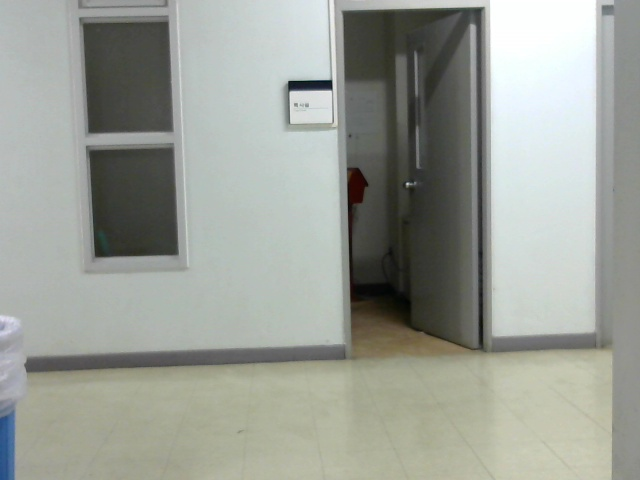
//> input picture whereAmI/OH/idx43_camera3.jpg, 640 x 480 px
$ ./line___slant_correction   (built with g++ and OpenCV 4)
//> lines starting //> are read from the running program, lines starting //| are printed output that depends on the picture; after the words box and inside, x2 and y2 are one past the last pixel; in counts of white or black regions, pixels touching at a corner belong together
#include <opencv.hpp>
#include <opencv2\opencv.hpp>

#define arraySize 10000

using namespace cv;
using namespace std;

void hough_transform(Mat& im, Mat& orig, Mat gray, double* skew);
Mat preprocess1(Mat& im);
Mat preprocess2(Mat& im);
Mat rot(Mat& im, double thetaRad);
string src = "OH\\idx43_camera3.jpg";

void hough_transform(Mat& im, Mat& orig, Mat gray, double* skew)
{
	double max_r = sqrt(pow(.5*im.cols, 2) + pow(.5*im.rows, 2));
	int angleBins = 180;
	Mat acc = Mat::zeros(Size(2 * max_r, angleBins), CV_32SC1);
	int cenx = im.cols / 2;
	int ceny = im.rows / 2;
	Mat vert, hori;
	orig.copyTo(vert);
	orig.copyTo(hori);

	*skew = 0.;

	for (int x = 1; x < im.cols - 1; x++)
	{
		for (int y = 1; y < im.rows - 1; y++)
		{
			if (im.at<uchar>(y, x) == 255)		// edge 검출
			{
				for (int t = 0; t < angleBins; t++)
				{
					double r = (x - cenx)*cos((double)t / angleBins*CV_PI) + (y - ceny)*sin((double)t / angleBins*CV_PI);
					r += max_r;
					acc.at<int>(t, int(r))++;
				}
			}
		}
	}
	Mat thresh;
	normalize(acc, acc, 255, 0, NORM_MINMAX);
	convertScaleAbs(acc, acc);

	Point maxLoc, minLoc;
	minMaxLoc(acc, 0, 0, &minLoc, &maxLoc);	// 가장 뚜렷한 직선값

	cout << "minLoc(x, y) : " << minLoc.x << ", " << minLoc.y << endl;
	cout << "maxLoc(x, y) : " << maxLoc.x << ", " << maxLoc.y << endl;
	double theta = (double)maxLoc.y / angleBins*CV_PI;	// 영상 센터 좌표의 y축을 기준으로 한 각도
	cout << "theta : " << theta << endl;
	//double rho = maxLoc.x - max_r;		// 원점~영상 센터 좌표까지의 거리
	double rho = -maxLoc.x + max_r;		// 원점~영상 센터 좌표까지의 거리

	cout << "rho : " << rho << endl;
	printf("abs(sin(theta)) : %f\n", abs(sin(theta)));
	printf("abs(cos(theta)) : %f\n", abs(cos(theta)));

	cout << "abs(sin(theta)) : " << abs(sin(theta)) << endl;
	cout << "abs(cos(theta)) : " << abs(cos(theta)) << endl;
	Mat revisedImg, w_thres, b_thres, add, canny, rgb_canny, dst;
	vector<Vec4i> lines;
	Point center;

	double vertGrad[arraySize] = { 0.0 }, horiGrad[arraySize] = { 0.0 };
	double vertFrag[arraySize] = { 0.0 }, horiFrag[arraySize] = { 0.0 };
	int vertCount = 0, horiCount = 0;
	double vertGAVG = 0., vertFAVG = 0., horiGAVG = 0., horiFAVG = 0.;
	double vertSkewangle = 0., horiSkewangle = 0.;


	// 선 굵기가 얇아서 짧게 나온다.
	threshold(gray, w_thres, 120, 255, 0);
	inRange(gray, Scalar::all(0), Scalar::all(20), b_thres);

	add = b_thres + w_thres;
	Canny(add, canny, 50, 150, 3);

	cvtColor(canny, rgb_canny, CV_GRAY2BGR);

	HoughLinesP(canny, lines, 1, CV_PI / 180, 30, 10, 30);

	for (size_t i = 0; i < lines.size(); i++)
	{
		Vec4d I = lines[i];
		center = Point(I[2], I[3]) - Point(I[0], I[1]);
		double rad = atan2(center.x, center.y);
		double degree = (rad * 180) / CV_PI;
		//printf("degree:%f\n", degree);
		double a, b;

		if (degree >0 && degree < 10){	// 수직(y축)에 가까운 선 검출
			// 검출되는 모든 직선의 기울기를 구한후, 평균내기
			//cout << "detecting vertical" << endl;
			//기울기(a) 구하기
			//a = (I[3] - I[1]) / (I[2] - I[0]);
			//y절편(b) 구하기	y = ax + b
			b = I[1] - I[0] * degree;
			vertGrad[vertCount] = degree;
			//if (b < -225 && b > -355)
			vertFrag[vertCount++] = b;
			line(rgb_canny, Point(I[0], I[1]), Point(I[2], I[3]), Scalar(0, 0, 255), 1);

		}
		else if (degree>170 && degree < 180){
			degree = degree - 180;
			b = I[1] - I[0] * degree;
			if (degree >-10 && degree < 0) vertGrad[vertCount] = degree;
			//if (b < -225 && b > -355)
			vertFrag[vertCount++] = b;
			line(rgb_canny, Point(I[0], I[1]), Point(I[2], I[3]), Scalar(0, 0, 255), 1);

		}
		else if (degree > 80 && degree < 90) // 수평 (x축)에 가까운 선 검출
		{
			//cout << "detecting horizontal" << endl;
			//기울기(a) 구하기
			//a = (I[3] - I[1]) / (I[2] - I[0]);
			//y절편(b) 구하기	y = ax + b
			b = I[1] - I[0] * degree;
			horiGrad[horiCount] = degree;
			horiFrag[horiCount++] = b;
			line(rgb_canny, Point(I[0], I[1]), Point(I[2], I[3]), Scalar(0, 0, 255), 1);

		}
		else if (degree >90 && degree < 110){
			degree = degree - 180;
			b = I[1] - I[0] * degree;
			if (degree > -90 && degree < -80) horiGrad[horiCount] = degree;
			horiFrag[horiCount++] = b;
			line(rgb_canny, Point(I[0], I[1]), Point(I[2], I[3]), Scalar(0, 0, 255), 1);

		}
	}


	for (int j = 0; j < vertCount; j++)
	{
		vertGAVG += vertGrad[j];
		vertFAVG += vertFrag[j];
	}
	for (int j = 0; j < horiCount; j++)
	{
		horiGAVG += horiGrad[j];
		horiFAVG += horiFrag[j];
	}
	if (vertCount != 0.){
		vertGAVG /= vertCount;
		vertFAVG /= vertCount;

	}
	if (horiCount != 0.){
		horiGAVG /= horiCount;
		horiFAVG /= horiCount;
	}
	cout << "수직선 평균 기울기 : " << vertGAVG << endl;
	cout << "수평선 평균 기울기 : " << horiGAVG << endl;

	if (abs(sin(theta)) < 0.000001)//check vertical    <0.000001
	{
		cout << "complete vertical line" << endl;
		cout << abs(sin(theta)) << endl;
		cout << abs(cos(theta)) << endl;
		//when vertical, line equation becomes
		//x = rho
		double m = -cos(theta) / sin(theta);
		double b = rho / sin(theta) + im.rows / 2. - m*im.cols / 2.;
		Point2d p1 = Point2d(rho + im.cols / 2, 0);
		Point2d p2 = Point2d(rho + im.cols / 2, im.rows);
		line(orig, p1, p2, Scalar(0, 0, 255), 1);
		double skewangle;
		skewangle = p1.x - p2.x > 0 ? (atan2(p1.y - p2.y, p1.x - p2.x)*180. / CV_PI) : (atan2(p2.y - p1.y, p2.x - p1.x)*180. / CV_PI);
		*skew = skewangle;
		cout << "skew angle " << skewangle << endl;
		// [8 lines of commented-out code are left out]
	}
	//if ((vertGAVG > 0 && vertGAVG < 20) || (vertGAVG>160 && vertGAVG < 180)){


	if ((vertGAVG > -10 && vertGAVG < 0) || (vertGAVG> 0 && vertGAVG < 10)){

		cout << "detecting vertical : 기울기 = " << vertGAVG << endl;
		Point2d p1 = Point2d(0, vertFAVG);
		Point2d p2 = Point2d(im.cols, im.cols*vertGAVG + vertFAVG);
		line(vert, p1, p2, Scalar(0, 0, 255), 1);

		vertSkewangle = p1.y - p2.y>0 ? (atan2(p1.y - p2.y, p1.x - p2.x)*180. / CV_PI) : (atan2(p2.y - p1.y, p2.x - p1.x)*180. / CV_PI);	// 세로선
		*skew = -vertGAVG;
		cout << "vertical skew angle " << vertSkewangle << endl;
		//imshow("vertical line", vert);
	}

	else{
		*skew = 0;
	}

	//if ((horiGAVG > 70 && horiGAVG < 90) || (horiGAVG >90 && horiGAVG < 110)) // 수평 (x축)에 가까운 선 검출
	if (((horiGAVG > 40 && horiGAVG < 90) || (horiGAVG >-90 && horiGAVG < -40)) || ((horiGAVG > 0 && horiGAVG < 20) || (horiGAVG >-20 && horiGAVG < 0))) // 수평 (x축)에 가까운 선 검출
	{

		if (horiGAVG > 0) horiGAVG = 90 - horiGAVG;
		else horiGAVG = 90 + horiGAVG;
		cout << "detecting horizontal : 기울기 = " << horiGAVG << endl;
		Point2d p1 = Point2d(0, horiFAVG);
		Point2d p2 = Point2d(im.cols, im.cols*horiGAVG + horiFAVG);
		line(hori, p1, p2, Scalar(0, 0, 255), 1);
		horiSkewangle = p1.x - p2.x > 0 ? (atan2(p1.y - p2.y, p1.x - p2.x)*180. / CV_PI) : (atan2(p2.y - p1.y, p2.x - p1.x)*180. / CV_PI);	// 세로선
		//*skew = -horiGAVG;
		horiSkewangle = 90 - horiSkewangle;
		horiSkewangle = abs(horiSkewangle) < horiGAVG ? horiSkewangle : horiGAVG;
		*skew = horiSkewangle;
		cout << "horizontal skew angle " << horiSkewangle << endl;
		//imshow("horizontal line", hori);

	}
	else{
		*skew = 0;
	}
	// [17 lines of commented-out code are left out]


	if (horiSkewangle != 0. && vertGAVG != 0. && (horiSkewangle <10. && horiSkewangle >1.)) {
		if (vertGAVG > -2. && vertGAVG < 2.)
			*skew = -vertGAVG;
		else
			*skew = abs(vertGAVG) > abs(horiSkewangle) ? -vertGAVG : horiSkewangle;
	}
	else if (horiSkewangle != 0. && vertGAVG != 0. && (horiSkewangle <1. && horiSkewangle >0.)) *skew = abs(vertGAVG) < abs(horiSkewangle) ? -vertGAVG : horiSkewangle;
	else if (horiSkewangle != 0. && vertGAVG != 0. && (horiSkewangle >10.)) *skew = abs(vertGAVG) > abs(horiGAVG) ? -vertGAVG : horiSkewangle;
	else if (horiSkewangle == 0)	*skew = -vertGAVG;
	else if (vertGAVG == 0) *skew = horiSkewangle;
	else if (horiSkewangle == 0 && vertGAVG == 0)	*skew = 0.;

	if ((vertSkewangle < 10. && vertSkewangle >0.) && (horiSkewangle <10. && horiSkewangle >0.))
		*skew = vertSkewangle > horiSkewangle ? -vertSkewangle : horiSkewangle;

	//*skew = vertGAVG;
	cout << "skew angle" << *skew << endl;

	imshow("orig", orig);
	imshow("canny", rgb_canny);
}

// [24 lines left out: function preprocess1, not called in this run]

Mat preprocess2(Mat& im)
{
	// 1) assume white on black and does local thresholding
	// 2) only allow voting top is white and buttom is black(buttom text line)
	Mat thresh;
	//thresh=255-im;
	thresh = im.clone();
	adaptiveThreshold(thresh, thresh, 255, CV_ADAPTIVE_THRESH_GAUSSIAN_C, THRESH_BINARY, 15, -2);
	Mat ret = Mat::zeros(im.size(), CV_8UC1);
	for (int x = 1; x < thresh.cols - 1; x++)
	{
		for (int y = 1; y < thresh.rows - 1; y++)
		{
			bool toprowblack = thresh.at<uchar>(y - 1, x) == 0 || thresh.at<uchar>(y - 1, x - 1) == 0 || thresh.at<uchar>(y - 1, x + 1) == 0;
			bool belowrowblack = thresh.at<uchar>(y + 1, x) == 0 || thresh.at<uchar>(y + 1, x - 1) == 0 || thresh.at<uchar>(y + 1, x + 1) == 0;

			uchar pix = thresh.at<uchar>(y, x);
			if ((!toprowblack && pix == 255 && belowrowblack))
			{
				ret.at<uchar>(y, x) = 255;
			}
		}
	}
	return ret;
}
Mat rot(Mat& im, double thetaRad)
{
	cv::Mat rotated;
	double rskew = thetaRad* CV_PI / 180;
	double nw = abs(sin(thetaRad))*im.rows + abs(cos(thetaRad))*im.cols;
	double nh = abs(cos(thetaRad))*im.rows + abs(sin(thetaRad))*im.cols;
	cv::Mat rot_mat = cv::getRotationMatrix2D(Point2d(nw*.5, nh*.5), thetaRad * 180 / CV_PI, 1);
	Mat pos = Mat::zeros(Size(1, 3), CV_64FC1);
	pos.at<double>(0) = (nw - im.cols)*.5;
	pos.at<double>(1) = (nh - im.rows)*.5;
	Mat res = rot_mat*pos;
	rot_mat.at<double>(0, 2) += res.at<double>(0);
	rot_mat.at<double>(1, 2) += res.at<double>(1);
	cv::warpAffine(im, rotated, rot_mat, Size(nw, nh), cv::INTER_LANCZOS4);
	return rotated;
}

int main(int argc, char** argv)
{

	Mat im = imread(src);
//> im is the input picture: 480 rows x 640 cols, CV_8UC3; mean B, G, R 151.2, 158.8, 154.8
	Mat gray;
	cvtColor(im, gray, CV_BGR2GRAY);

	Mat preprocessed = preprocess2(gray);
//> in preprocess2, `adaptiveThreshold(thresh, thresh, 255, CV_ADAPTIVE_THRESH_GAUSSIAN_C, ..`:
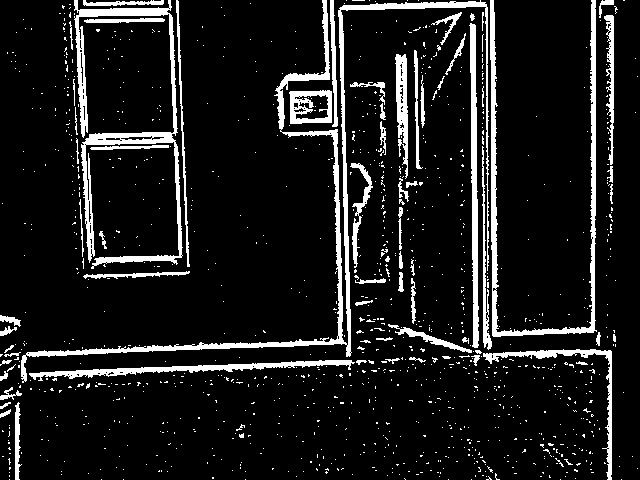
//> thresh: 480 rows x 640 cols, CV_8UC1; 10.6% white; 1151 white regions (1081 under 20 px), largest, box (x1, y1, x2, y2) and area: (21, 0, 489, 383) 6456, (74, 0, 183, 269) 4505, (490, 0, 597, 337) 3754
	//imshow("preprocessed2", preprocessed);
	double skew;
	hough_transform(preprocessed, im, gray, &skew);
//> after the loop in hough_transform, `for (int x = 1; x < im.cols - 1; x++)`:
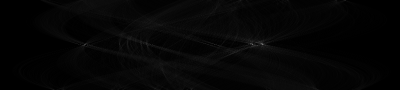
//> acc: 180 rows x 800 cols, CV_32SC1 (shown at 1/2 size); min 0, max 218, mean 5.1
//> in hough_transform, `minMaxLoc(acc, 0, 0, &minLoc, &maxLoc);`: minLoc = Point(0, 0); maxLoc = Point(504, 88)
//| minLoc(x, y) : 0, 0
//| maxLoc(x, y) : 504, 88
//> in hough_transform, `double theta = (double)maxLoc.y / angleBins*CV_PI;`: theta = 1.54
//| theta : 1.53589
//> in hough_transform, `double rho = -maxLoc.x + max_r;`: rho = -104
//| rho : -104
//| abs(sin(theta)) : 0.999391
//| abs(cos(theta)) : 0.034899
//| abs(sin(theta)) : 0.999391
//| abs(cos(theta)) : 0.0348995
//> in hough_transform, `add = b_thres + w_thres;`:
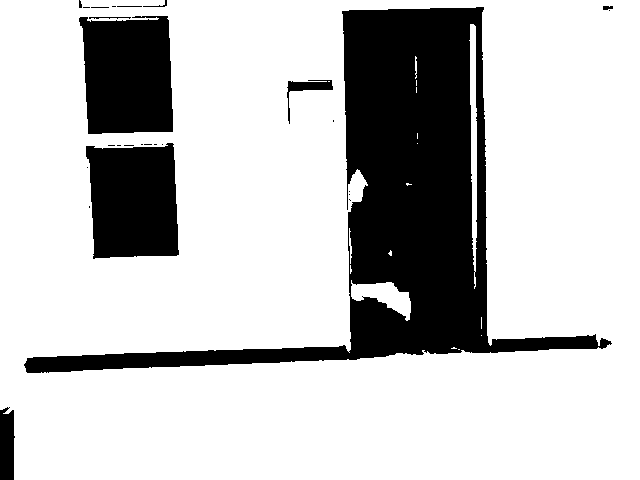
//> add: 480 rows x 640 cols, CV_8UC1; 76.7% white; 27 black regions (18 under 20 px), largest, box (x1, y1, x2, y2) and area: (24, 7, 612, 373) 50838, (79, 16, 173, 134) 9767, (86, 143, 179, 259) 9338
//> in hough_transform, `Canny(add, canny, 50, 150, 3);`:
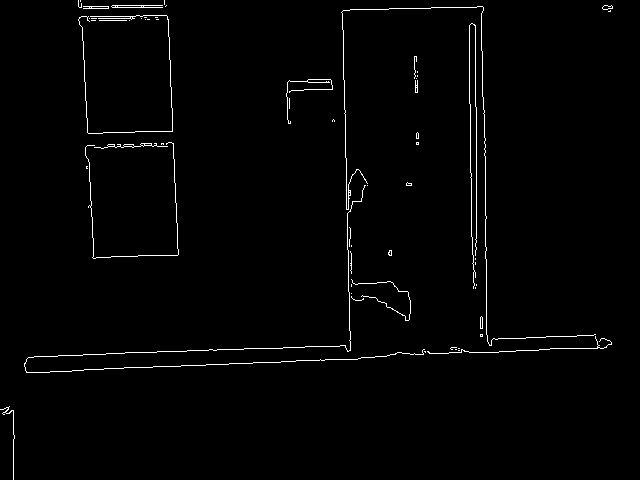
//> canny: 480 rows x 640 cols, CV_8UC1; 1.4% white in thin lines or dots
//> in hough_transform, `HoughLinesP(canny, lines, 1, CV_PI / 180, 30, 10, 30);`: lines = 46 lines (x1, y1, x2, y2), first 8: [80, 0, 94, 258], [482, 51, 486, 298], [34, 356, 350, 345], [346, 158, 350, 359], [469, 53, 473, 288], [361, 357, 468, 351], [104, 368, 357, 359], [476, 249, 476, 107]
//> the loop in hough_transform, `for (size_t i = 0; i < lines.size(); i++)` made 46 passes
//> (I, center, rad, degree, b) on passes 1 to 7: ([80, 0, 94, 258], Point(14, 258), 0.0542, 3.11, -248.5), ([482, 51, 486, 298], Point(4, 247), 0.0162, 0.928, -396.2), ([34, 356, 350, 345], Point(316, -11), 1.61, -88.01, 3348.2), ([346, 158, 350, 359], Point(4, 201), 0.0199, 1.14, -236.5), ([469, 53, 473, 288], Point(4, 235), 0.017, 0.975, -404.3), ([361, 357, 468, 351], Point(107, -6), 1.63, -86.79, 31688.4), ([104, 368, 357, 359], Point(253, -9), 1.61, -87.96, 9516.1)
//> after the loop in hough_transform, `for (size_t i = 0; i < lines.size(); i++)`:
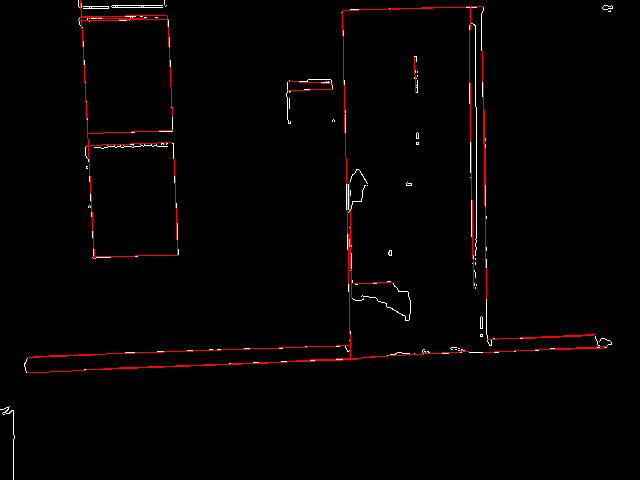
//> rgb_canny: 480 rows x 640 cols, CV_8UC3; mean B, G, R 1.7, 1.7, 4.7
//> after the loop in hough_transform, `for (size_t i = 0; i < lines.size(); i++)`: vertGrad = 10000 values, max 3.11 at index 0, min -1.27 at index 10, mean 0.00141; vertFrag = 10000 values, max 649.1 at index 10, min -620.5 at index 8, mean -0.269; vertCount = 11; horiGrad = 10000 values, max 88.71 at index 6, min -89.32 at index 11, mean -0.159; horiFrag = 10000 values, max 48376.5 at index 19, min -25072.1 at index 17, mean 39.06; horiCount = 22
//> the loop in hough_transform, `for (int j = 0; j < vertCount; j++)` made 11 passes
//> (vertGAVG, vertFAVG) on passes 1 to 8: (3.11, -248.5), (4.03, -644.7), (5.17, -881.1), (6.15, -1285.5), (7.33, -1677.1), (9.12, -1829.5), (11.98, -2291.5), (12.97, -2457.3)
//> after the loop in hough_transform, `for (int j = 0; j < vertCount; j++)`: vertGAVG = 14.11; vertFAVG = -2693.5
//> the loop in hough_transform, `for (int j = 0; j < horiCount; j++)` made 22 passes
//> (horiGAVG, horiFAVG) on passes 1 to 8: (-88.01, 3348.2), (-174.8, 35036.6), (-262.8, 44552.7), (-350.9, 74799), (-438.7, 81490.4), (-525.9, 123963.5), (-437.2, 116972.2), (-525.2, 124845.2)
//> after the loop in hough_transform, `for (int j = 0; j < horiCount; j++)`: horiGAVG = -1587.5; horiFAVG = 390586.5
//> in hough_transform, `vertGAVG /= vertCount;`: vertGAVG = 1.28
//> in hough_transform, `vertFAVG /= vertCount;`: vertFAVG = -244.9
//> in hough_transform, `horiGAVG /= horiCount;`: horiGAVG = -72.16
//> in hough_transform, `horiFAVG /= horiCount;`: horiFAVG = 17753.9
//| 수직선 평균 기울기 : 1.28296
//| 수평선 평균 기울기 : -72.1587
//| detecting vertical : 기울기 = 1.28296
//> in hough_transform, `Point2d p1 = Point2d(0, vertFAVG);`: p1 = Point(0, -244.9)
//> in hough_transform, `Point2d p2 = Point2d(im.cols, im.cols*vertGAVG + vertFAVG);`: p2 = Point(640, 576.2)
//> in hough_transform, `line(vert, p1, p2, Scalar(0, 0, 255), 1);`:
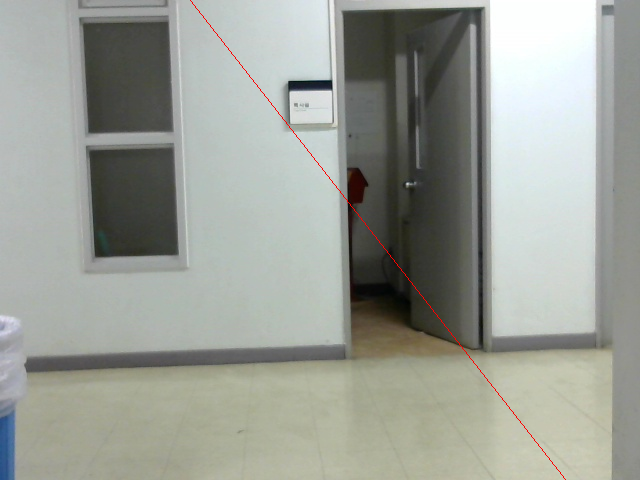
//> vert: 480 rows x 640 cols, CV_8UC3; 0.16% of pixels changed, all inside (x1, y1, x2, y2) = (190, 0, 566, 480)
//> in hough_transform, `vertSkewangle = p1.y - p2.y>0 ? (atan2(p1.y - p2.y, p1.x - p2.x)*180. ..`: vertSkewangle = 52.07
//| vertical skew angle 52.0655
//> in hough_transform, `else horiGAVG = 90 + horiGAVG;`: horiGAVG = 17.84
//| detecting horizontal : 기울기 = 17.8413
//> in hough_transform, `Point2d p1 = Point2d(0, horiFAVG);`: p1 = Point(0, 17753.9)
//> in hough_transform, `Point2d p2 = Point2d(im.cols, im.cols*horiGAVG + horiFAVG);`: p2 = Point(640, 29172.4)
//> in hough_transform, `horiSkewangle = p1.x - p2.x > 0 ? (atan2(p1.y - p2.y, p1.x - p2.x)*180..`: horiSkewangle = 86.79
//> in hough_transform, `horiSkewangle = 90 - horiSkewangle;`: horiSkewangle = 3.21
//| horizontal skew angle 3.20806
//| skew angle-1.28296
//> skew = -1.28
	Mat rotated = rot(im, skew* CV_PI / 180);
//> in rot, `cv::warpAffine(im, rotated, rot_mat, Size(nw, nh), cv::INTER_LANCZOS4);`:
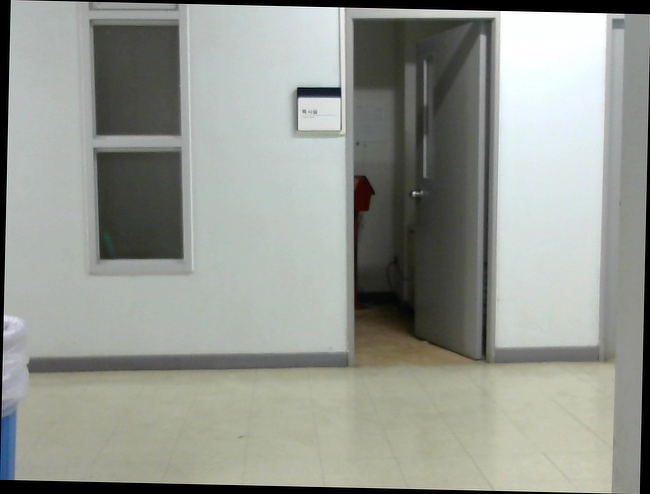
//> rotated: 494 rows x 650 cols, CV_8UC3; mean B, G, R 144.7, 152, 148.2
	imshow("corrected", rotated);

	waitKey(0);
	return 0;
}
